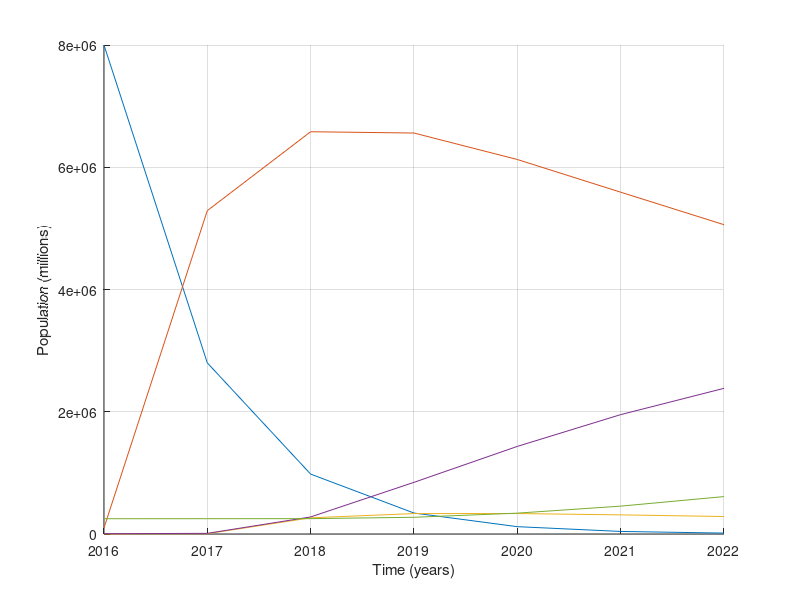

Here is the MATLAB script that generated this plot: (Note: this script raises an error after producing the figure.)
% % The present code was developed to obtain the main results and graphs of
% a markov chain model for inmigration of population in some countries of
% Latinamerica, using a discrete absorbant-transient chain with
% probabilities similar to the real transition of persons between borders.
% The states of chain are defined as V (Venezuela), C (Colombia), G (Guatemala)
% M (Mexico) and U (United States). 

% ----------------------------------------------------------------------------------------------------------------------------------------------------------
 
% Definition of probabilities

Pvc = 0.65;                                                                % Probability of a person to go from Venezuela to Colombia. 
Pcg = 0.05;                                                                % Probability of a person to go from Colombia to Guatemala.     
Pcm = 0.05;                                                                % Probability of a person to go from Colombia to Mexico.
Pgm = 0.98;                                                                % Probability of a person to go from Guatemala to Mexico. 
Pmu = 0.08;                                                                % Probability of a person to go from Mexico to United States.

% Last probabilities was defined taking into account the migration
% bureaucracy in border lines of each country. 

% ----------------------------------------------------------------------------------------------------------------------------------------------------------
 
% Building transition matrix

M = [1-Pvc 0 0 0 0; 
    Pvc 1-Pcg-Pcm 0 0 0; 
    0 Pcg 1-Pgm 0 0; 
    0 Pcm Pgm 1-Pmu 0; 
    0 0 0 Pmu 1];

% To verify that transition matrix is correct, uncomment the following line 
% to check summation of columns  
%sum(M)

% ----------------------------------------------------------------------------------------------------------------------------------------------------------
 
% Definition of population vector (V,C,G,M,U)

n_0 = [8000000; 100000; 1000; 5000; 250000];                                       
  
% Initial inmigrant population of venezuelans in each country in 2016. 
% That values are closed to real inmigration data from diferent
% countries resources. 

% ----------------------------------------------------------------------------------------------------------------------------------------------------------
 
% Evolution of vector population in time from 2016 (economic crisis) to 2022 in steps of 1 year 

n = n_0;
H = [n];                                                                   % History matrix with each column the new population state from left to right.
T = [2016];                                                                % History of time steps.
for i=2017:2022
    nt = M*n;
    n = nt;
    H = [H nt];
    T = [T i];
end

% ----------------------------------------------------------------------------------------------------------------------------------------------------------
 
% Graphs of states for las 6 years

figure;
set(gcf,'position',[10,10,1200,800]);

hold on;

plot(T,H(1,:));
plot(T,H(2,:));
plot(T,H(3,:));
plot(T,H(4,:));
plot(T,H(5,:));
xlabel('Time (years)');
ylabel('Population (millions)');
grid;

hold off;

legend({'Venezuela','Colombia','Guatemala','Mexico','United States'},Location="north");

% For export the graph to a png file, uncomment the next line   
%print('Migration_evolution','-dpng');

% For 2022, population obtained for United States, Guatemala and Colombia 
% through Markov chain model is closed to oficial statistic of those
% countries. 

% ----------------------------------------------------------------------------------------------------------------------------------------------------------
 
% Forecast of migrating population for the next decades  

n = n_0;
Hf = [n];                                                                   % History matrix with each column the new population state from left to right.
Tf = [2016];                                                                % History of time steps.
for i=2017:2030
    nt = M*n;
    n = nt;
    Hf = [Hf nt];
    Tf = [Tf i];
end

% ----------------------------------------------------------------------------------------------------------------------------------------------------------
 
% Graphs of states for coming years

figure;
set(gcf,'position',[10,10,1200,800]);

hold on;

plot(Tf,Hf(1,:));
plot(Tf,Hf(2,:));
plot(Tf,Hf(3,:));
plot(Tf,Hf(4,:));
plot(Tf,Hf(5,:));
xline(2022);
xlabel('Time (years)');
ylabel('Population (millions)');
grid;

hold off;

legend({'Venezuela','Colombia','Guatemala','Mexico','United States'},Location="north");

% For export the graph to a png file, uncomment the next line   
%print('Migration_evolution_2030','-dpng');

% Forecast of migration until 2030 may don't be accurate, due to diverse 
% variables or unexpected events in migration politics of countries.
% However, model stabilizes closed to the year 2120, something impossible
% to be agree with the real problem.

% ----------------------------------------------------------------------------------------------------------------------------------------------------------
 
% Fundamental matrix and Absortion matrix

Q = M(1:4,1:4);
R = M(5,1:4);

F = inv(eye(4)-Q);                                                         % Fundamental matrix defined from Q. 
A = R*F;                                                                   % Absortion matrix with all entries equal to 1.

% For this case, time matrix T is the same fundamental matrix F, because by
% definition T=F*dt and dt=1 year.

% ----------------------------------------------------------------------------------------------------------------------------------------------------------
 
% Regular process 

D = sort(eig(M),2);                                                        % Determination of eigenvalues (D) and eigenvectors (E) of matrix M.

dt = 1;                                                                    % in years.

T_half = -log(2)/log(abs(D(2)))*dt;                                        % Time after which the distance is divided by two, in years.

% ----------------------------------------------------------------------------------------------------------------------------------------------------------










